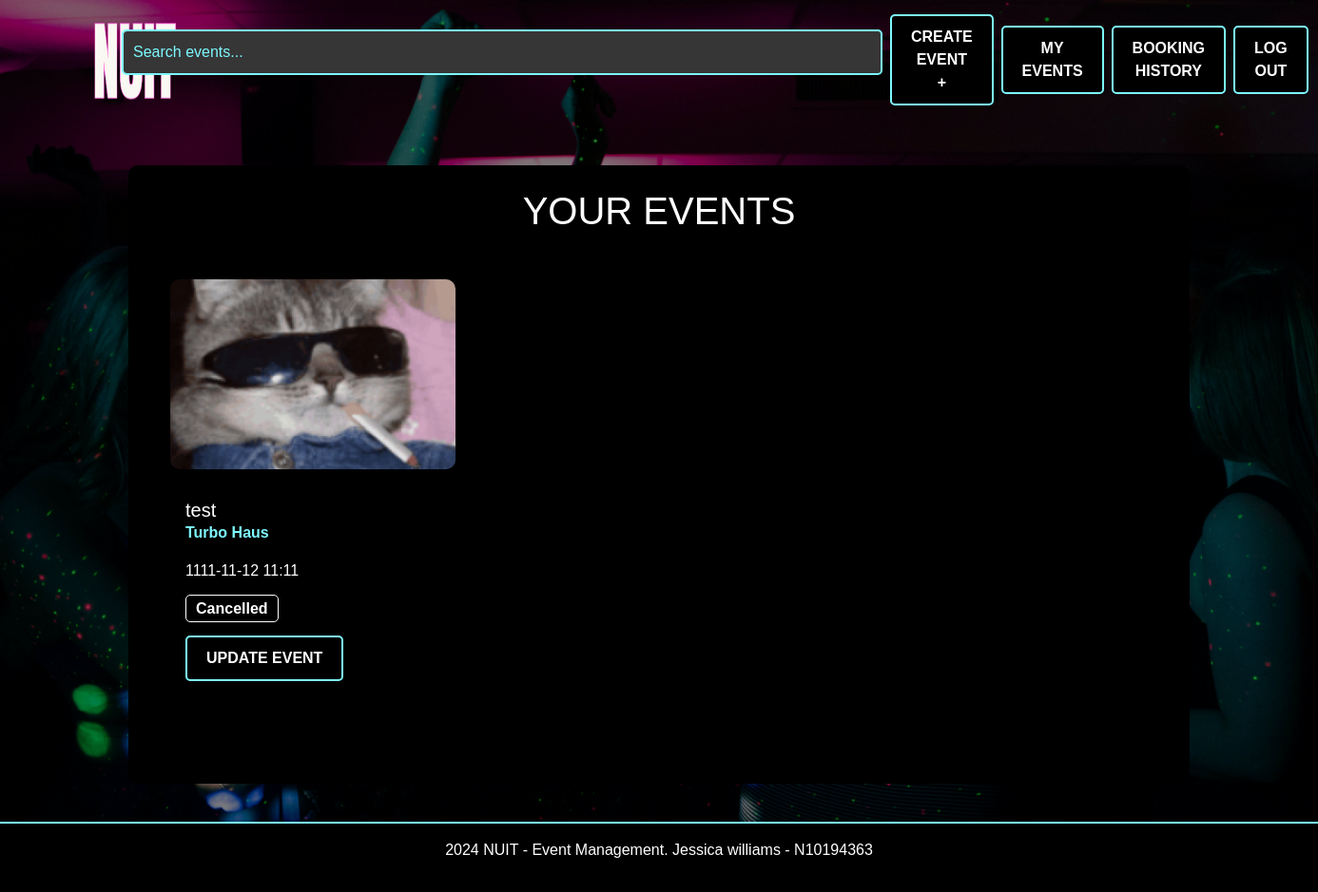
Before: /user-events (signed in) with the older database file.
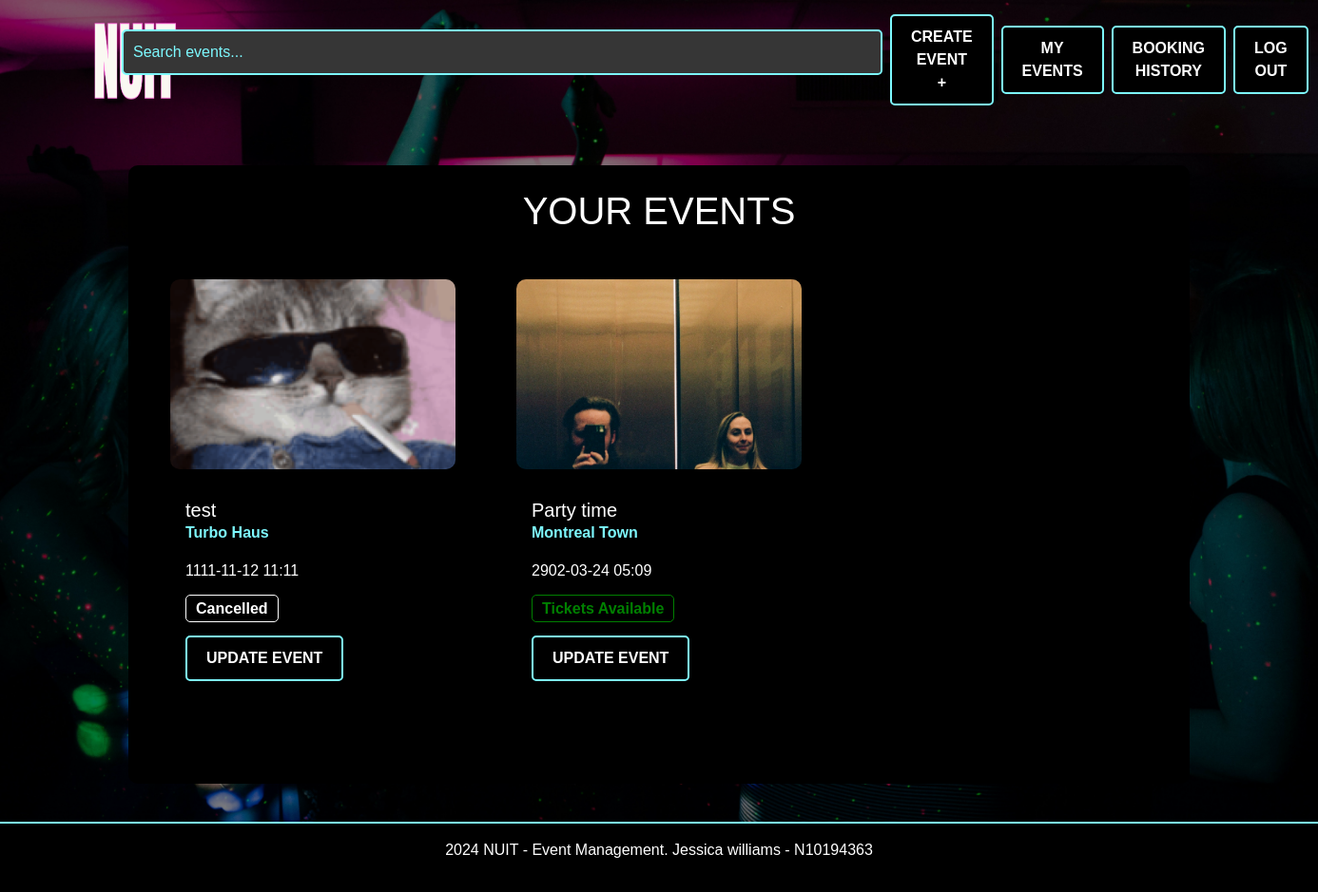
After: the same page with the newer database file.
### website/models.py (models this page shows)
class Event(db.Model):
    id = db.Column(db.Integer, primary_key=True)
    name = db.Column(db.String(100), nullable=False)
    location = db.Column(db.String(100), nullable=False)
    date = db.Column(db.DateTime, nullable=False)
    description = db.Column(db.Text, nullable=True)
    available_tickets = db.Column(db.Integer, nullable=False)
    categories = db.Column(db.String(200), nullable=False)
    status = db.Column(db.String(200), default="Tickets available", nullable=False)
    image = db.Column(db.String(100), nullable=True)
    creator_id = db.Column(db.Integer, db.ForeignKey('user.id'), nullable=False)
    comments = db.relationship('Comment', backref='event', lazy=True)
    bookings = db.relationship('Booking', backref='event', lazy=True)

### website/views.py (the view)
@main_bp.route('/user-events')
@login_required
def user_events():
    user_created_events = Event.query.filter_by(creator_id=current_user.id).all()
    return render_template('user_events.html', events=user_created_events)

### website/__init__.py (called while the page is built)
def create_app():
    app = Flask(__name__)  # this is the name of the module/package that is calling this app
    app.debug = True
    app.secret_key = 'somesecretkey'
    app.config['SQLALCHEMY_DATABASE_URI'] = 'sqlite:///sitedata.sqlite'
    db.init_app(app)
    Bootstrap5(app)
    login_manager = LoginManager()
    login_manager.login_view = 'auth.login'
    login_manager.init_app(app)
    UPLOAD_FOLDER = 'website/static/img'
    app.config['UPLOAD_FOLDER'] = UPLOAD_FOLDER
    from .models import User
    @login_manager.user_loader
    def load_user(user_id):
       return db.session.scalar(db.select(User).where(User.id==user_id))
    from . import views
    app.register_blueprint(views.main_bp)
    from . import auth
    app.register_blueprint(auth.auth_bp)
    from .events import event_bp
    app.register_blueprint(event_bp)
    return app

### website/templates/user_events.html
{% extends "base.html" %} {% from "bootstrap5/form.html" import render_form %}
{% block content %}
<div class="container mt-5">
  <div class="section-background p-4">
    <h1 class="text-center">YOUR EVENTS</h1>
    {% if events %}
    <div class="row">
      {% for event in events %}
      <div class="col-md-6 col-lg-4 mb-4">
        <div class="event-card mb-4">
          <div class="card-body">
            <img
              src="{{ url_for('static', filename=event.image.replace('website/static/', '')) }}"
              alt="Event Image"
              class="card-img-top"
              style="max-height: 200px; object-fit: cover"
            />
          </div>
          <div class="p-3">
            <h5 class="card-title">{{ event.name }}</h5>
            <p class="location">
               {{ event.location }}
            </p>
            <p class="card-text">
              {{ event.date.strftime('%Y-%m-%d %H:%M') }}
            </p>
            <div class="mb-3">
              {% if event.status == 'Sold Out' %}
              <span class="event-status status-sold-out">Sold Out</span>
              {% elif event.status == 'Tickets Available' %}
              <span class="event-status status-open">Tickets Available</span>
              {% elif event.status == 'Cancelled' %}
              <span class="event-status status-cancelled">Cancelled</span>
              {% elif event.status == 'Inactive' %}
              <span class="event-status status-inactive">Inactive</span>
              {% endif %}
            </div>
            <div>
              <a
                href="{{ url_for('event_bp.update_event', event_id=event.id) }}"
                class="btn btn-primary"
                >Update Event</a
              >
            </div>
          </div>
        </div>
      </div>
      {% endfor %}
    </div>
    {% else %}
    <p>You haven't created any events yet. 😥</p>
    {% endif %}
  </div>
</div>
{% endblock %}

Changed rows visible on the page:
added Event: image (picture), name "Party time", location "Montreal Town", date "2902-03-24 05:09", shows "Tickets Available"
